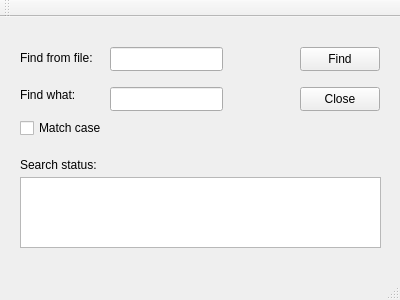
<?xml version="1.0" encoding="UTF-8"?>
<ui version="4.0">
 <class>MainWindow</class>
 <widget class="QMainWindow" name="MainWindow">
  <property name="geometry">
   <rect>
    <x>0</x>
    <y>0</y>
    <width>400</width>
    <height>300</height>
   </rect>
  </property>
  <property name="windowTitle">
   <string>MainWindow</string>
  </property>
  <widget class="QWidget" name="centralWidget">
   <widget class="QLabel" name="fileLabel">
    <property name="geometry">
     <rect>
      <x>20</x>
      <y>30</y>
      <width>81</width>
      <height>21</height>
     </rect>
    </property>
    <property name="text">
     <string>Find from file:</string>
    </property>
   </widget>
   <widget class="QLabel" name="keyLabel">
    <property name="geometry">
     <rect>
      <x>20</x>
      <y>70</y>
      <width>71</width>
      <height>16</height>
     </rect>
    </property>
    <property name="text">
     <string>Find what:</string>
    </property>
   </widget>
   <widget class="QLineEdit" name="fileLineEdit">
    <property name="geometry">
     <rect>
      <x>110</x>
      <y>30</y>
      <width>113</width>
      <height>24</height>
     </rect>
    </property>
   </widget>
   <widget class="QLineEdit" name="keyLineEdit">
    <property name="geometry">
     <rect>
      <x>110</x>
      <y>70</y>
      <width>113</width>
      <height>24</height>
     </rect>
    </property>
   </widget>
   <widget class="QPushButton" name="findPushButton">
    <property name="geometry">
     <rect>
      <x>300</x>
      <y>30</y>
      <width>80</width>
      <height>24</height>
     </rect>
    </property>
    <property name="text">
     <string>Find</string>
    </property>
   </widget>
   <widget class="QPushButton" name="closePushButton">
    <property name="geometry">
     <rect>
      <x>300</x>
      <y>70</y>
      <width>80</width>
      <height>24</height>
     </rect>
    </property>
    <property name="text">
     <string>Close</string>
    </property>
   </widget>
   <widget class="QLabel" name="searchLabel">
    <property name="geometry">
     <rect>
      <x>20</x>
      <y>140</y>
      <width>91</width>
      <height>16</height>
     </rect>
    </property>
    <property name="text">
     <string>Search status:</string>
    </property>
   </widget>
   <widget class="QTextBrowser" name="textBrowser">
    <property name="geometry">
     <rect>
      <x>20</x>
      <y>160</y>
      <width>361</width>
      <height>71</height>
     </rect>
    </property>
   </widget>
   <widget class="QCheckBox" name="matchCheckBox">
    <property name="geometry">
     <rect>
      <x>20</x>
      <y>100</y>
      <width>101</width>
      <height>22</height>
     </rect>
    </property>
    <property name="text">
     <string>Match case</string>
    </property>
   </widget>
  </widget>
  <widget class="QMenuBar" name="menuBar">
   <property name="geometry">
    <rect>
     <x>0</x>
     <y>0</y>
     <width>400</width>
     <height>21</height>
    </rect>
   </property>
  </widget>
  <widget class="QToolBar" name="mainToolBar">
   <attribute name="toolBarArea">
    <enum>TopToolBarArea</enum>
   </attribute>
   <attribute name="toolBarBreak">
    <bool>false</bool>
   </attribute>
  </widget>
  <widget class="QStatusBar" name="statusBar"/>
 </widget>
 <layoutdefault spacing="6" margin="11"/>
 <resources/>
 <connections>
  <connection>
   <sender>closePushButton</sender>
   <signal>clicked()</signal>
   <receiver>MainWindow</receiver>
   <slot>close()</slot>
   <hints>
    <hint type="sourcelabel">
     <x>341</x>
     <y>124</y>
    </hint>
    <hint type="destinationlabel">
     <x>337</x>
     <y>156</y>
    </hint>
   </hints>
  </connection>
 </connections>
 <slots>
  <signal>clicked()</signal>
 </slots>
</ui>
